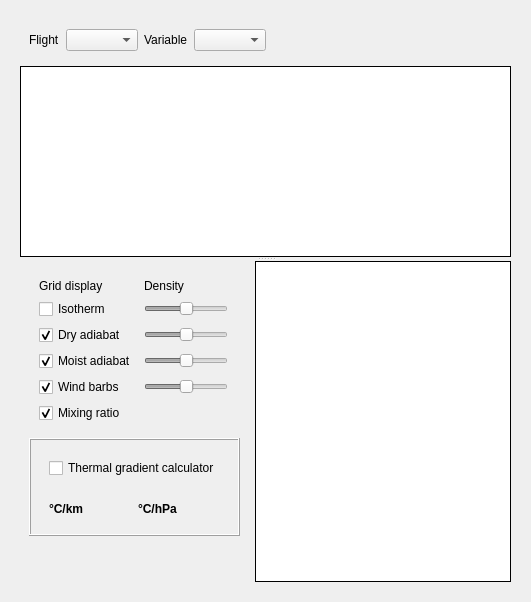
      <widget class="QWidget" name="atmo_tab">
       <attribute name="title">
        <string>Skew-T</string>
       </attribute>
       <layout class="QVBoxLayout" name="verticalLayout_3">
        <item>
         <widget class="QWidget" name="widget_16" native="true">
          <layout class="QVBoxLayout" name="verticalLayout">
           <item>
            <widget class="QWidget" name="widget_18" native="true">
             <property name="sizePolicy">
              <sizepolicy hsizetype="Minimum" vsizetype="Preferred">
               <horstretch>0</horstretch>
               <verstretch>0</verstretch>
              </sizepolicy>
             </property>
             <layout class="QHBoxLayout" name="horizontalLayout_14">
              <item>
               <widget class="QLabel" name="label_16">
                <property name="sizePolicy">
                 <sizepolicy hsizetype="Minimum" vsizetype="Preferred">
                  <horstretch>0</horstretch>
                  <verstretch>0</verstretch>
                 </sizepolicy>
                </property>
                <property name="text">
                 <string>Flight</string>
                </property>
               </widget>
              </item>
              <item>
               <widget class="QComboBox" name="comboBox_flight_select_atmtab">
                <property name="sizePolicy">
                 <sizepolicy hsizetype="Minimum" vsizetype="Preferred">
                  <horstretch>0</horstretch>
                  <verstretch>0</verstretch>
                 </sizepolicy>
                </property>
               </widget>
              </item>
              <item>
               <widget class="QLabel" name="label_17">
                <property name="sizePolicy">
                 <sizepolicy hsizetype="Minimum" vsizetype="Preferred">
                  <horstretch>0</horstretch>
                  <verstretch>0</verstretch>
                 </sizepolicy>
                </property>
                <property name="text">
                 <string>Variable</string>
                </property>
               </widget>
              </item>
              <item>
               <widget class="QComboBox" name="comboBox_variable_select_atmtab">
                <property name="sizePolicy">
                 <sizepolicy hsizetype="Minimum" vsizetype="Preferred">
                  <horstretch>0</horstretch>
                  <verstretch>0</verstretch>
                 </sizepolicy>
                </property>
               </widget>
              </item>
              <item>
               <spacer name="horizontalSpacer_11">
                <property name="orientation">
                 <enum>Qt::Horizontal</enum>
                </property>
                <property name="sizeHint" stdset="0">
                 <size>
                  <width>40</width>
                  <height>20</height>
                 </size>
                </property>
               </spacer>
              </item>
             </layout>
            </widget>
           </item>
           <item>
            <widget class="QSplitter" name="splitter_atm">
             <property name="orientation">
              <enum>Qt::Vertical</enum>
             </property>
             <property name="childrenCollapsible">
              <bool>false</bool>
             </property>
             <widget class="PlotWidget" name="graph_atmtab_timeserie">
              <property name="sizePolicy">
               <sizepolicy hsizetype="Expanding" vsizetype="Expanding">
                <horstretch>0</horstretch>
                <verstretch>0</verstretch>
               </sizepolicy>
              </property>
              <property name="cursor" stdset="0">
               <cursorShape>ArrowCursor</cursorShape>
              </property>
              <property name="mouseTracking">
               <bool>true</bool>
              </property>
              <property name="tabletTracking">
               <bool>true</bool>
              </property>
              <property name="styleSheet">
               <string notr="true"/>
              </property>
              <property name="frameShape">
               <enum>QFrame::Box</enum>
              </property>
              <property name="frameShadow">
               <enum>QFrame::Plain</enum>
              </property>
              <property name="interactive">
               <bool>true</bool>
              </property>
             </widget>
             <widget class="QWidget" name="widget_13" native="true">
              <property name="sizePolicy">
               <sizepolicy hsizetype="Preferred" vsizetype="Preferred">
                <horstretch>0</horstretch>
                <verstretch>0</verstretch>
               </sizepolicy>
              </property>
              <layout class="QHBoxLayout" name="horizontalLayout_9">
               <item>
                <widget class="QWidget" name="widget_19" native="true">
                 <property name="sizePolicy">
                  <sizepolicy hsizetype="Minimum" vsizetype="Preferred">
                   <horstretch>0</horstretch>
                   <verstretch>0</verstretch>
                  </sizepolicy>
                 </property>
                 <layout class="QVBoxLayout" name="verticalLayout_16">
                  <item>
                   <widget class="QWidget" name="widget" native="true">
                    <property name="sizePolicy">
                     <sizepolicy hsizetype="Minimum" vsizetype="Fixed">
                      <horstretch>0</horstretch>
                      <verstretch>0</verstretch>
                     </sizepolicy>
                    </property>
                    <layout class="QGridLayout" name="gridLayout">
                     <item row="4" column="0">
                      <widget class="QCheckBox" name="checkBox_moist_adia">
                       <property name="sizePolicy">
                        <sizepolicy hsizetype="Fixed" vsizetype="Preferred">
                         <horstretch>0</horstretch>
                         <verstretch>0</verstretch>
                        </sizepolicy>
                       </property>
                       <property name="text">
                        <string>Moist adiabat</string>
                       </property>
                       <property name="checked">
                        <bool>true</bool>
                       </property>
                      </widget>
                     </item>
                     <item row="1" column="1">
                      <widget class="QLabel" name="label_9">
                       <property name="text">
                        <string>Density</string>
                       </property>
                      </widget>
                     </item>
                     <item row="6" column="0">
                      <widget class="QCheckBox" name="checkBox_mixing_ratio">
                       <property name="sizePolicy">
                        <sizepolicy hsizetype="Fixed" vsizetype="Preferred">
                         <horstretch>0</horstretch>
                         <verstretch>0</verstretch>
                        </sizepolicy>
                       </property>
                       <property name="text">
                        <string>Mixing ratio</string>
                       </property>
                       <property name="checked">
                        <bool>true</bool>
                       </property>
                      </widget>
                     </item>
                     <item row="2" column="1">
                      <widget class="QSlider" name="horizontalSlider_isotherm">
                       <property name="enabled">
                        <bool>false</bool>
                       </property>
                       <property name="sizePolicy">
                        <sizepolicy hsizetype="Fixed" vsizetype="Preferred">
                         <horstretch>0</horstretch>
                         <verstretch>0</verstretch>
                        </sizepolicy>
                       </property>
                       <property name="value">
                        <number>50</number>
                       </property>
                       <property name="orientation">
                        <enum>Qt::Horizontal</enum>
                       </property>
                      </widget>
                     </item>
                     <item row="5" column="1">
                      <widget class="QSlider" name="horizontalSlider_windbarbs_atm">
                       <property name="enabled">
                        <bool>false</bool>
                       </property>
                       <property name="sizePolicy">
                        <sizepolicy hsizetype="Minimum" vsizetype="Preferred">
                         <horstretch>0</horstretch>
                         <verstretch>0</verstretch>
                        </sizepolicy>
                       </property>
                       <property name="value">
                        <number>50</number>
                       </property>
                       <property name="orientation">
                        <enum>Qt::Horizontal</enum>
                       </property>
                      </widget>
                     </item>
                     <item row="3" column="0">
                      <widget class="QCheckBox" name="checkBox_dryadia">
                       <property name="sizePolicy">
                        <sizepolicy hsizetype="Fixed" vsizetype="Preferred">
                         <horstretch>0</horstretch>
                         <verstretch>0</verstretch>
                        </sizepolicy>
                       </property>
                       <property name="text">
                        <string>Dry adiabat</string>
                       </property>
                       <property name="checked">
                        <bool>true</bool>
                       </property>
                      </widget>
                     </item>
                     <item row="5" column="0">
                      <widget class="QCheckBox" name="checkBox_windbarbs_atm">
                       <property name="sizePolicy">
                        <sizepolicy hsizetype="Fixed" vsizetype="Preferred">
                         <horstretch>0</horstretch>
                         <verstretch>0</verstretch>
                        </sizepolicy>
                       </property>
                       <property name="text">
                        <string>Wind barbs</string>
                       </property>
                       <property name="checked">
                        <bool>true</bool>
                       </property>
                      </widget>
                     </item>
                     <item row="2" column="0">
                      <widget class="QCheckBox" name="checkBox_isotherm">
                       <property name="sizePolicy">
                        <sizepolicy hsizetype="Fixed" vsizetype="Preferred">
                         <horstretch>0</horstretch>
                         <verstretch>0</verstretch>
                        </sizepolicy>
                       </property>
                       <property name="text">
                        <string>Isotherm</string>
                       </property>
                       <property name="checked">
                        <bool>false</bool>
                       </property>
                      </widget>
                     </item>
                     <item row="3" column="1">
                      <widget class="QSlider" name="horizontalSlider_dry_adia">
                       <property name="enabled">
                        <bool>false</bool>
                       </property>
                       <property name="sizePolicy">
                        <sizepolicy hsizetype="Minimum" vsizetype="Preferred">
                         <horstretch>0</horstretch>
                         <verstretch>0</verstretch>
                        </sizepolicy>
                       </property>
                       <property name="value">
                        <number>50</number>
                       </property>
                       <property name="orientation">
                        <enum>Qt::Horizontal</enum>
                       </property>
                      </widget>
                     </item>
                     <item row="4" column="1">
                      <widget class="QSlider" name="horizontalSlider_moist_adia">
                       <property name="enabled">
                        <bool>false</bool>
                       </property>
                       <property name="sizePolicy">
                        <sizepolicy hsizetype="Minimum" vsizetype="Preferred">
                         <horstretch>0</horstretch>
                         <verstretch>0</verstretch>
                        </sizepolicy>
                       </property>
                       <property name="value">
                        <number>50</number>
                       </property>
                       <property name="orientation">
                        <enum>Qt::Horizontal</enum>
                       </property>
                      </widget>
                     </item>
                     <item row="1" column="0">
                      <widget class="QLabel" name="label">
                       <property name="sizePolicy">
                        <sizepolicy hsizetype="Minimum" vsizetype="Preferred">
                         <horstretch>0</horstretch>
                         <verstretch>0</verstretch>
                        </sizepolicy>
                       </property>
                       <property name="text">
                        <string>Grid display</string>
                       </property>
                      </widget>
                     </item>
                    </layout>
                   </widget>
                  </item>
                  <item>
                   <widget class="QFrame" name="frame">
                    <property name="sizePolicy">
                     <sizepolicy hsizetype="Minimum" vsizetype="Minimum">
                      <horstretch>0</horstretch>
                      <verstretch>0</verstretch>
                     </sizepolicy>
                    </property>
                    <property name="frameShape">
                     <enum>QFrame::Box</enum>
                    </property>
                    <property name="frameShadow">
                     <enum>QFrame::Raised</enum>
                    </property>
                    <property name="lineWidth">
                     <number>1</number>
                    </property>
                    <property name="midLineWidth">
                     <number>0</number>
                    </property>
                    <layout class="QVBoxLayout" name="verticalLayout_17">
                     <item>
                      <widget class="QWidget" name="widget_gradient_info" native="true">
                       <layout class="QHBoxLayout" name="horizontalLayout_15">
                        <item>
                         <widget class="QCheckBox" name="checkBox_T_gradient">
                          <property name="toolTip">
                           <string/>
                          </property>
                          <property name="text">
                           <string>Thermal gradient calculator</string>
                          </property>
                         </widget>
                        </item>
                       </layout>
                      </widget>
                     </item>
                     <item>
                      <widget class="QWidget" name="widget_25" native="true">
                       <layout class="QHBoxLayout" name="horizontalLayout_10">
                        <item>
                         <widget class="QLabel" name="label_t_gradient_1000">
                          <property name="font">
                           <font>
                            <weight>75</weight>
                            <bold>true</bold>
                           </font>
                          </property>
                          <property name="text">
                           <string>°C/km</string>
                          </property>
                         </widget>
                        </item>
                        <item>
                         <widget class="QLabel" name="label_t_gradient_P">
                          <property name="font">
                           <font>
                            <weight>75</weight>
                            <bold>true</bold>
                           </font>
                          </property>
                          <property name="text">
                           <string>°C/hPa</string>
                          </property>
                         </widget>
                        </item>
                       </layout>
                      </widget>
                     </item>
                    </layout>
                   </widget>
                  </item>
                  <item>
                   <spacer name="verticalSpacer">
                    <property name="orientation">
                     <enum>Qt::Vertical</enum>
                    </property>
                    <property name="sizeHint" stdset="0">
                     <size>
                      <width>20</width>
                      <height>40</height>
                     </size>
                    </property>
                   </spacer>
                  </item>
                 </layout>
                </widget>
               </item>
               <item>
                <widget class="PlotWidget" name="graph_skewt">
                 <property name="sizePolicy">
                  <sizepolicy hsizetype="Expanding" vsizetype="Expanding">
                   <horstretch>0</horstretch>
                   <verstretch>0</verstretch>
                  </sizepolicy>
                 </property>
                 <property name="cursor" stdset="0">
                  <cursorShape>ArrowCursor</cursorShape>
                 </property>
                 <property name="mouseTracking">
                  <bool>true</bool>
                 </property>
                 <property name="tabletTracking">
                  <bool>true</bool>
                 </property>
                 <property name="styleSheet">
                  <string notr="true"/>
                 </property>
                 <property name="frameShape">
                  <enum>QFrame::Box</enum>
                 </property>
                 <property name="frameShadow">
                  <enum>QFrame::Plain</enum>
                 </property>
                 <property name="interactive">
                  <bool>true</bool>
                 </property>
                </widget>
               </item>
              </layout>
             </widget>
            </widget>
           </item>
          </layout>
         </widget>
        </item>
       </layout>
      </widget>
